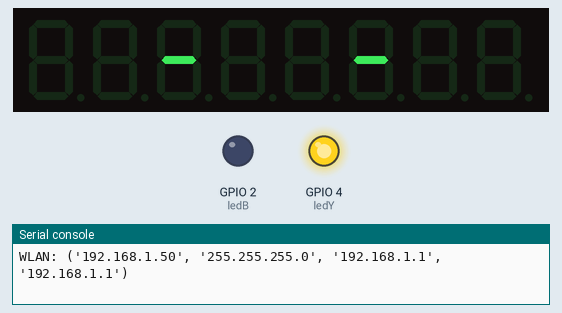
Simulated run of this program. Board: ESP32 board running MicroPython. Parts: 8-digit seven-segment display, output pins drawn as LEDs (lit = HIGH), the last lines printed to the serial console. The clock reads 2024-03-15 10:24:30 at power-on unless the program sets it; no MQTT or app messages arrive unless stated; library files of the repository ran but are not shown: max7219.py; pins used as bus, display or sensor lines are not drawn.

Above: at 2.7 s.
At 3.8 s:
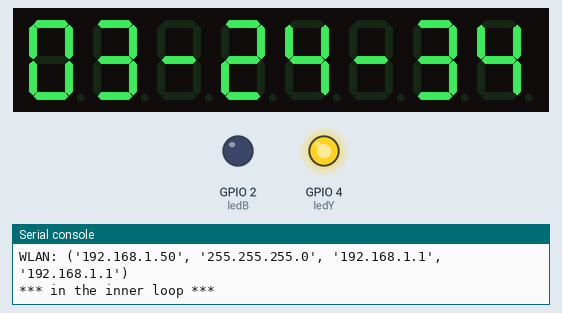
At 7.8 s:
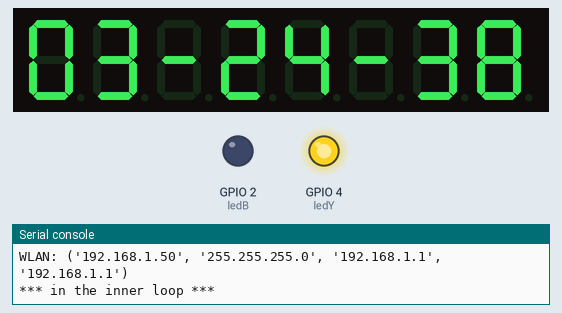
At 11.8 s:
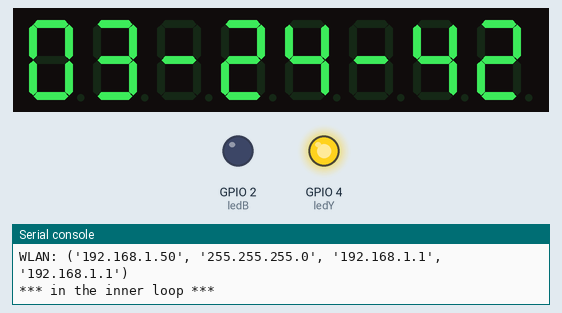
At 20.8 s:
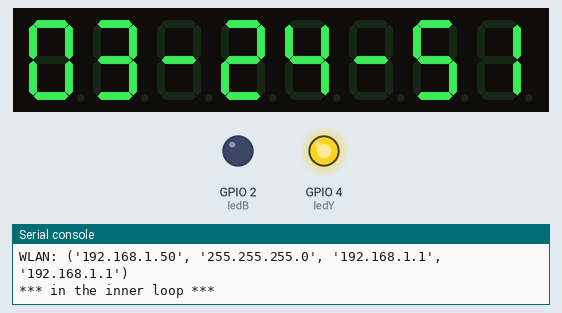
At 38.8 s:
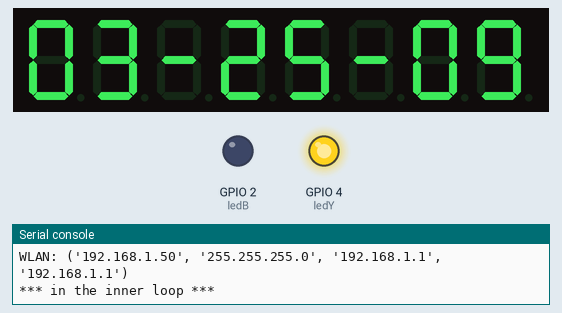

Measured:
- what the display in image 0 shows lasts 1.0 s, from 2.7 s to 3.7 s
- what the display in image 1 shows lasts 1.0 s, from 3.7 s to 4.7 s

The program:

w_clock.py
```python
#====================================================================
# w_clock.py         7-Segment LED Clock with mqtt control
#
# scase   11/25/22    From node_timer.py programs
#         03/14/25    Was node_clock2.py  in sandbox
#         03/29/25    Added NTP from uPython library
#                     and removed the manual timesetting feature
#
#====================================================================

from umqtt.simple import MQTTClient
from machine import Pin, RTC, SoftSPI, Timer
import ubinascii
import time
import json
import network
import machine
import max7219
import ntptime

#----------------------------------------------------------------------#
# Pin definitions on GPS Clock board
#
# Pin 2 - Blue led on ESP32
# Pin 4 - On board yellow led
# Pin 23 - CS for SPI on MAX7219 LED board
# Pin 25 - TP1 Output pins
# Pin 26 - TP3
# Pin 27 - TP5 Using for timeset switch

ledB = Pin(2, Pin.OUT)
ledB.value(0)

ledY = Pin(4, Pin.OUT)
timeset = Pin(27, Pin.IN, Pin.PULL_UP)
ledY.value(1)

hours = 0
mins = 0
seconds = 0
times_up = 0
onthehour = True

#----------------------------------------------------------------------#
# Read json configuration file
#

with open('config.json') as fptr:
    config = json.load(fptr)

SERVER = config["server"]
SSID = config["ssid"]
PWD = config["password"]
GMTOFFSET = config["gmtoffset"]
pflag = config["printflag"]

print("Configuration : --------------------------------------- ")
print(config)

gmt_correction = GMTOFFSET + 1

# Default MQTT server to connect to
CLIENT_ID = ubinascii.hexlify(machine.unique_id())

rtc = RTC()

# The real time clock keeps time used by the display
# The RTC is initialized by the server over MQTT messages, with the
# server time syncronized to NTP.
# The RTC time is re-syncronized by a one-hour timer requesting an update

#-------------------------------------------------------------------------#
def do_message(topic, msg):
    global hours
    global mins
    global seconds
    global pflag
    if pflag:
        print("Topic %s Message %s " % (topic, msg) )

    if b'ntpSEC' in topic :
        mess = str(msg, 'UTF-8')
        seconds = int(float(mess))
    elif b'ntpMIN' in topic :
        mess = str(msg, 'UTF-8')
        mins = int(float(mess))
    elif b'ntpHOUR' in topic :
        mess = str(msg, 'UTF-8')
        hours = int(float(mess))
    elif b'gmtOffset' in topic :
        mess = str(msg, 'UTF-8')
        GMTOFFSET = int(float(mess))
    else :
        print("Invalid MQTT command decode ")

    rtc.datetime((2022, 11, 11, 1, hours, mins, seconds,0))


#--------------------------------------------------------------------------#
def sub_topic(TOPIC, pflag) :
    global server
    c.subscribe(TOPIC)
    if pflag :
        print("Connected to %s, subscribed to %s topic" % (server, TOPIC))


#--------------------------------------------------------------------------#
def init_display() :
# Clear the display and set a test pattern after boot
# display.clear()
  for i in list(range(1,9)):
    display.register(i, 0XF)   # this register instruction 0XF clears the
                               # digit at location i
  #time.sleep(1)
  for i in list((3, 6)):       # write the dashes on the dispay __-__-__
    display.register(i, 0xA)   # 0xA is the code for "-"

#-------------------------------------------------------------------------#
# These are the ISRs for the 1 second and hour timers
def flip_led(tim1):
  global times_up  			   # *** TODO - not sure if we need this
  if (not times_up) :
    write_time()
  else :
    init_display()


def hour_timer(tim2):
    global onthehour
    # set the onthehour flag so that RTC can be updated
    onthehour = True

#-------------------------------------------------------------------------#
# take time units and place on clock digits
def write_time():
  global hours
  global seconds
  global mins
  global times_up
  t = rtc.datetime() # take the current time from the RTC
  seconds = t[6]     # 5th tuple is seconds
  mins = t[5]
  hours = t[4]

  if (seconds == 59) :
      seconds = 0
      mins += 1
  else :
     seconds += 1

  if (mins == 59) :
      mins = 0
      hours += 1
      if (hours > 23):
          hours = 0

  sec_tens = seconds // 10
  sec_units = seconds % 10
  min_tens = mins // 10
  min_units = mins % 10
  hour_tens = hours // 10
  hour_units = hours % 10
  display.register(8, hour_tens)
  display.register(7, hour_units)
  display.register(5, min_tens)
  display.register(4, min_units)
  display.register(2, sec_tens)
  display.register(1, sec_units)


#-------------------------------------------------------------------------#
# get an offical update on the time from the NTP pool
# built-in micropython function

def set_NTP():
   global GMTOFFSET
   gmt_correction = GMTOFFSET
   # get the time from the ntp pool

   ntptime.settime()
   rtime = time.localtime()
   if rtime[7] > 306 :				# fall back
        gmt_correction = GMTOFFSET + 1

   rtc.datetime((rtime[0],rtime[1],rtime[2],rtime[6],rtime[3] - gmt_correction ,rtime[4],rtime[5], 0))


# Initialization ------------------------------------------------------
#

time.sleep(0.5)
n=network.WLAN(network.STA_IF)
n.active(True)
n.connect(SSID,PWD)
while not n.isconnected() :
    time.sleep(1)


print("WLAN:", n.ifconfig())
server=SERVER
c = MQTTClient(CLIENT_ID, server)

# Subscribed messages will be delivered to a callback
c.set_callback(do_message)
c.connect()

sub_topic("ntpHOUR", 0)
sub_topic("ntpMIN", 0)
sub_topic("ntpSEC", 0)
sub_topic("gmtOffset", 0)

# setup pin that is the control stobe for the display
cs = Pin(23, Pin.OUT)
cs.off()

# init the display object and the spi interface
spi = SoftSPI(baudrate=10000000, polarity=1, phase=0, sck=Pin(21), mosi=Pin(22),miso=Pin(13))
display = max7219.Max7219(spi, cs)

init_display()
tim1 = Timer(1)
tim2 = Timer(2)

# standard time sync will come from internal ntp pool servers, not from mqtt servers time
# set the time and rtc from ntp server data

set_NTP()


tim1.init(period=1000, mode=Timer.PERIODIC, callback=flip_led)
tim2.init(period=3600000, mode=Timer.PERIODIC, callback=hour_timer)


# Main loop -----------------------------------------------------------
#
while 1:
    print("*** in the inner loop ***")
    try:
        while 1:


          if onthehour :
              # flags are used because uPython is multi-threaded and putting
              # a MQTT request inside a callback is not advised
              set_NTP()
              onthehour = False

          c.check_msg()

    finally:
        c.disconnect()
```
